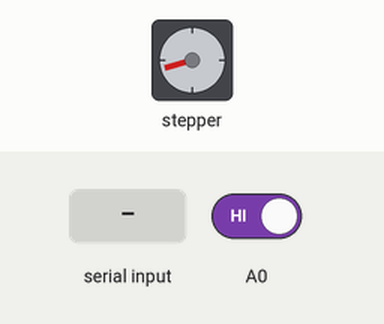
Simulated run of this sketch. Board: Arduino Uno, built with avr-gcc and run on an emulated ATmega328P. Shown: stepper motor. Inputs (shaded band) come from the test bench; at power-on: A0 HIGH. Stepper angles assume 206 steps per turn.

Above: at 1.2 s.
1.3 s: byte 30 received over Serial
At 1.7 s:
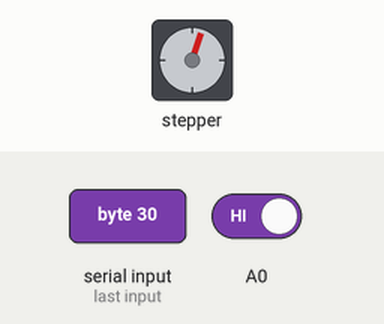
At 2.31 s:
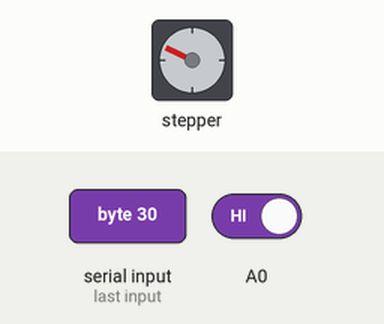
4.3 s: A0 driven LOW
At 4.9 s:
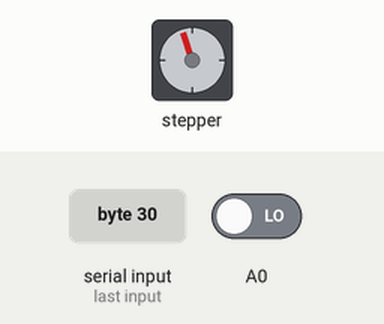
Timing chart, 0 to 59.8 s (numbered marks = the images above; inputs shaded):
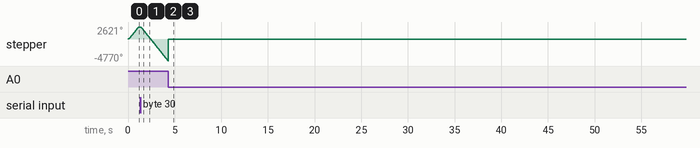

Measured:
- after the input at 1.3 s, stepper: keeps turning counter-clockwise at about 2465°/s, starting at once
- by itself, stepper: keeps turning clockwise at about 2199°/s

The sketch:

Basic_High_Speed_Stepper_Motor.ino
```cpp
#include <AccelStepper.h>

//this is for no microstepping
//information:
//it takes 206 steps to get 1 revolution
//GT2 belt = 2mm peak to peak
//20 tooth sprocket * 2mm peak to peak = 40mm per revolution
//some QUIK MAFS
//to travel 1000mm it would take 1000mm/40mm = 25 revolutions
//206 steps * 25 = 5150
//334.75 == steps needed for 65 mm

AccelStepper stepper(1,9,8); // Defaults to AccelStepper::FULL4WIRE (4 pins) on 2, 3, 4, 5

//pin 1 for default

//WIRING
//pin 8 for DIR -
//pin 9 for PUL-
//PUL + and DIR + go to 5v on arduino
//Limit switch red wire to 3.3v power
//Limit switch black wire to ground
//Limit switch green wire to pin A0

   //Negative mmToSteps : Towards end
   //Positive mmToStep : Towards Stepper Motor
   //stepper.moveTo(mmToSteps);

int incomingByte = 0;
#define mmPerRevolution 40
#define stepsPerRevolution 206
int counter;
int gridStepPosition = 0;
int gridPosition = 0;

//added in for modularity
int amountOfGridSpaces = 5;
int totalStepsFor2D = 1339;
int stepPositionValue;

//Amount of steps for grid space
#define stepperMovement 334

void setup()
{
   //starts the serial
   Serial.begin(9600);
   counter = 0;
   stepPositionValue = totalStepsFor2D / amountOfGridSpaces;
   stepper.setMaxSpeed(2000);
   stepper.setAcceleration(10000);
   pinMode(A0, INPUT);
}

void loop()
{
  if(counter == 0)
    {
      //really large number to reset back to the limit switch
      gridStepPosition = 1500;
      stepper.moveTo(gridStepPosition);
      counter++;
    }

  if(Serial.available()){
    //reads serial communication and saves what grid space it need to go to
    incomingByte = Serial.read();

    //takes modular amount of steps for position and multiplies it by the position to obtain moveTo location
    gridStepPosition = stepPositionValue * incomingByte;

    //needs to be negative due to going away from motor
    stepper.moveTo(-gridStepPosition);
   }


   if(stepper.distanceToGo() == 0){
      stepper.move(0);
    }

    if(digitalRead(A0) == 0)
    {
      stepper.move(0);
      stepper.setCurrentPosition(0);
      stepper.setMaxSpeed(2000);
      stepper.moveTo(-10);

      while(true)
      {
        stepper.run();
        if(stepper.distanceToGo() == 0)
        {
          stepper.setCurrentPosition(0);
          stepper.setMaxSpeed(2000);
          gridStepPosition = 0;
          break;
        }
      }

    }

    stepper.run();

}
```
